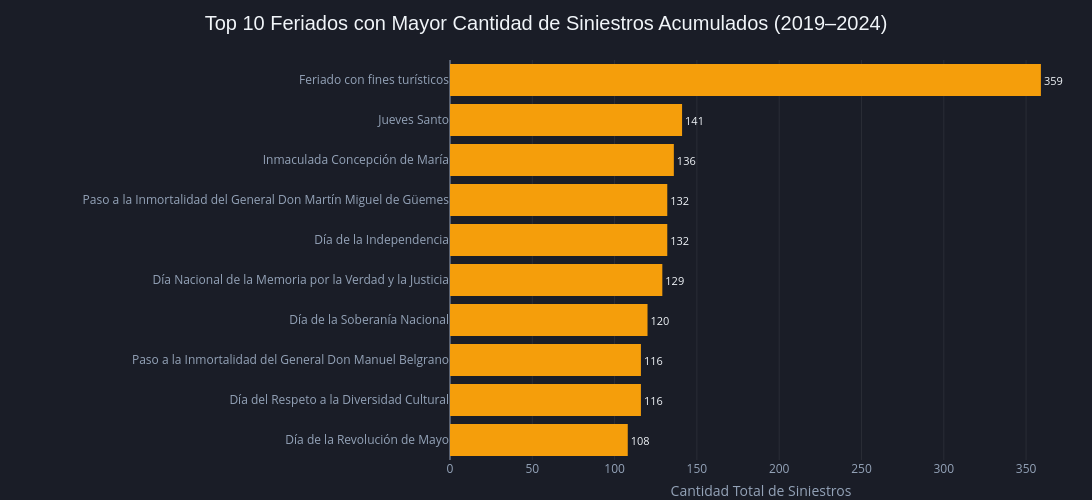

The code cell stored with this chart in its notebook:
### Markdown cell above
### Insights Adicionales

Más allá de las métricas de evaluación tradicionales (RMSE, MAE, $R^2$), un análisis de datos integral exige entender **por qué** los algoritmos encuentran dificultades para generalizar un patrón. 

El bajo rendimiento de los modelos predictivos en el conjunto de prueba no es necesariamente un defecto del pipeline, sino un síntoma de la **alta complejidad y no linealidad** de la siniestralidad vial. Las variables ambientales y de calendario interactúan de formas impredecibles que escapan a las regresiones simples.

Para entender este fenómeno a fondo, el equipo decidió cruzar las variables que el Random Forest identificó como más importantes. A continuación, se expone un hallazgo clave que demuestra cómo el riesgo de un día no laborable no es estático, sino que sufre un "efecto multiplicador" severo dependiendo de la época del año.

### Code cell
# 1. Instanciamos los feriados argentinos (tal como tenés en tu notebook)
feriados_arg = holidays.AR(years=range(2019, 2025))

# 2. En la tabla ORIGINAL (tabla), extraemos el nombre específico del feriado
# Usamos .date para que matchee perfecto con la librería holidays
tabla['nombre_feriado'] = tabla['fecha_siniestro'].apply(lambda x: feriados_arg.get(x.date()) if pd.notna(x) and x in feriados_arg else None)

# 3. Filtramos para quedarnos SOLO con los registros que ocurrieron en un feriado
df_solo_feriados = tabla[tabla['nombre_feriado'].notna()]

# 4. Agrupamos por el nombre del feriado y contamos cuántos accidentes ocurrieron en total
accidentes_por_feriado = df_solo_feriados.groupby('nombre_feriado').size().reset_index(name='total_accidentes')

# Ordenamos de mayor a menor y nos quedamos con el Top 10 para que no quede gigante
accidentes_por_feriado = accidentes_por_feriado.sort_values(by='total_accidentes', ascending=True).tail(10)

# 5. Armamos el gráfico de barras horizontales interactivo
fig_feriados = px.bar(
    accidentes_por_feriado,
    x='total_accidentes',
    y='nombre_feriado',
    orientation='h',
    title='Top 10 Feriados con Mayor Cantidad de Siniestros Acumulados (2019–2024)',
    labels={'total_accidentes': 'Cantidad Total de Siniestros', 'nombre_feriado': ''},
    color_discrete_sequence=['#F59E0B'], # Ámbar brillante unificado para feriados en fondo oscuro
    text_auto=True # Muestra el número exacto de accidentes al final de cada barra
)

# 6. DISEÑO UNIFICADO OSCURO
fig_feriados.update_layout(
    template=None,
    paper_bgcolor='#1A1D27', # Fondo tarjeta oscuro
    plot_bgcolor='#1A1D27',  # Fondo gráfico oscuro
    title_font_size=20,
    title_font_family='Arial',
    font_color='#F1F5F9',    # Letras principales claras
    height=500,
    width=1190,
    margin=dict(l=450, r=20, t=60, b=40) # Mantenemos el margen izquierdo generoso para que no se corten los nombres
)

# 7. Ajustes de legibilidad para ejes y grillas tenues
fig_feriados.update_xaxes(
    showgrid=True, 
    gridcolor='rgba(255,255,255,0.07)', 
    color='#94A3B8',
    tickfont=dict(color='#94A3B8')
)
fig_feriados.update_yaxes(
    showgrid=False, # Al ser barras horizontales, se lee más limpio sin grillas verticales cruzadas
    color='#94A3B8',
    tickfont=dict(size=12, color='#94A3B8')
)

# Forzamos que los números totales al final de las barras se vean en color claro
fig_feriados.update_traces(
    textposition='outside', 
    textfont=dict(size=11, color='#F1F5F9')
)

fig_feriados.show()

### Figure 1 — Plotly figure (JSON) as saved in the notebook; plotly's stock layout.template omitted (floating-point values rounded to 4 significant figures)
{"data": [{"hovertemplate": "Cantidad Total de Siniestros=%{x}<br>=%{y}<extra></extra>", "legendgroup": "", "marker": {"color": "#F59E0B", "pattern": {"shape": ""}}, "name": "", "orientation": "h", "showlegend": false, "textfont": {"color": "#F1F5F9", "size": 11}, "textposition": "outside", "texttemplate": "%{x}", "type": "bar", "x": [108, 116, 116, 120, 129, 132, 132, 136, 141, 359], "xaxis": "x", "y": ["Día de la Revolución de Mayo", "Día del Respeto a la Diversidad Cultural", "Paso a la Inmortalidad del General Don Manuel Belgrano", "Día de la Soberanía Nacional", "Día Nacional de la Memoria por la Verdad y la Justicia", "Día de la Independencia", "Paso a la Inmortalidad del General Don Martín Miguel de Güemes", "Inmaculada Concepción de María", "Jueves Santo", "Feriado con fines turísticos"], "yaxis": "y"}], "layout": {"barmode": "relative", "font": {"color": "#F1F5F9"}, "height": 500, "legend": {"tracegroupgap": 0}, "margin": {"b": 40, "l": 450, "r": 20, "t": 60}, "paper_bgcolor": "#1A1D27", "plot_bgcolor": "#1A1D27", "title": {"font": {"family": "Arial", "size": 20}, "text": "Top 10 Feriados con Mayor Cantidad de Siniestros Acumulados (2019–2024)"}, "width": 1190, "xaxis": {"anchor": "y", "color": "#94A3B8", "domain": [0, 1], "gridcolor": "rgba(255,255,255,0.07)", "showgrid": true, "tickfont": {"color": "#94A3B8"}, "title": {"text": "Cantidad Total de Siniestros"}}, "yaxis": {"anchor": "x", "color": "#94A3B8", "domain": [0, 1], "showgrid": false, "tickfont": {"color": "#94A3B8", "size": 12}, "title": {"text": ""}}}}
